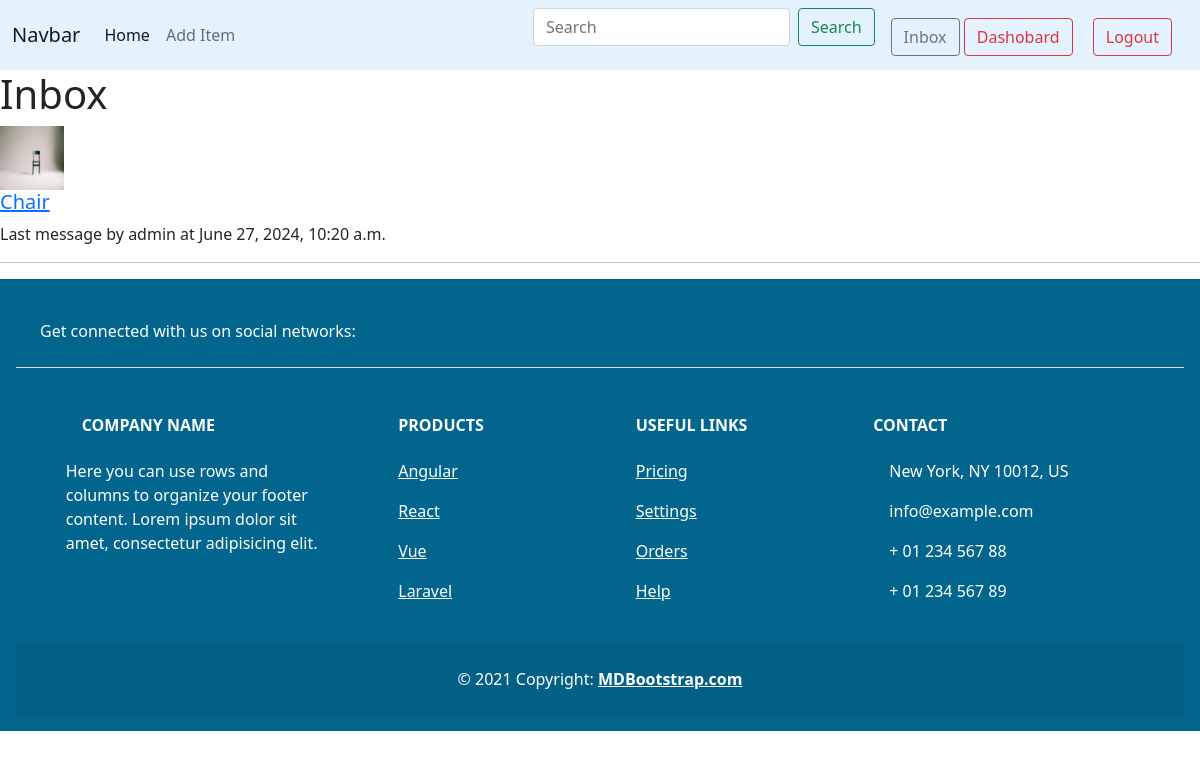
The page /inbox/ (signed in) on the database its author committed.
### conversation/models.py (models this page shows)
class Conversation(models.Model):
    item = models.ForeignKey(Items, related_name='conversation', on_delete=models.CASCADE)
    members = models.ManyToManyField(User, related_name='conversation')
    created_at = models.DateTimeField(auto_now_add=True)
    modified_at = models.DateTimeField(auto_now_add=True)
    class Meta:
        ordering =('-modified_at',)
        db_table = 'conversation'

class ConversationMessage(models.Model):
    conversation = models.ForeignKey(Conversation, related_name='message', on_delete=models.CASCADE)
    content = models.TextField()
    created_at = models.DateTimeField(auto_now_add=True)
    created_by = models.ForeignKey(User, related_name='created_message', on_delete=models.CASCADE)
    class Meta:
        db_table = 'ConversationMessage'

### item/models.py (models this page shows, shortened)
class Items(models.Model):
    category = models.ForeignKey(Category, related_name='items', on_delete=models.CASCADE)
    name = models.CharField(max_length=250)
    description = models.TextField(blank=True, null=True)
    price = models.FloatField()
    image = models.ImageField(upload_to='item_images', blank=True, null= True)
    is_sold = models.BooleanField(default=False)
    created_by = models.ForeignKey(User, on_delete=models.CASCADE, related_name='items')
    created_at = models.DateTimeField(auto_now_add=True)
    class Meta:
        ordering =('name',)
        db_table ='Items'

### conversation/views.py (the view)
# urls.py: path('inbox/', views.inbox, name='inbox'),
@login_required
def inbox(request):
    try:
        conversations = Conversation.objects.filter(members__in=[request.user.id])
        return render(request, 'conversation/inbox.html', {'conversations': conversations})
    except Exception as exe:
        logger.error(str(exe), exc_info=True)
        return render(request, 'conversation/inbox.html', {'conversations': conversations})

### conversation/templates/conversation/inbox.html (shortened to what this page needs)
{% extends 'core/base.html' %}
{% block content %}
<h1>Inbox</h1>
{% for conversation in conversations %}
    <div class="media">
        <img class="mr-3" src="{{ conversation.item.image.url }}" alt="{{ conversation.item.name }}" width="64" height="64">
        <div class="media-body">
            <h5 class="mt-0"><a href="{% url 'conversation_detail' pk=conversation.pk %}">{{ conversation.item.name }}</a></h5>
            <p>Last message by {{ conversation.message.last.created_by.username }} at {{ conversation.message.last.created_at }}</p>
        </div>
    </div>
    <hr>
{% endfor %}
{% endblock content %}

### rows shown on the page
Conversation: item.image (picture), item.name "Chair", message.last.created_by.username "admin", message.last.created_at "June 27, 2024, 10:20 a.m."
